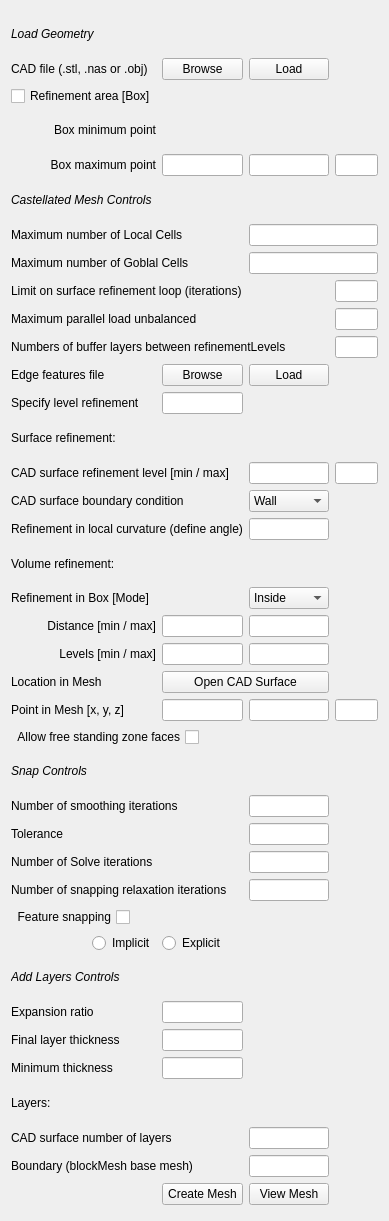
        <widget class="QWidget" name="scrollAreaWidgetContents_2">
         <property name="geometry">
          <rect>
           <x>0</x>
           <y>0</y>
           <width>389</width>
           <height>1221</height>
          </rect>
         </property>
         <layout class="QGridLayout" name="gridLayout_15">
          <item row="0" column="0">
           <layout class="QGridLayout" name="gridLayout_13">
            <property name="topMargin">
             <number>5</number>
            </property>
            <property name="bottomMargin">
             <number>5</number>
            </property>
            <item row="1" column="1">
             <widget class="QPushButton" name="pushButton_8">
              <property name="text">
               <string>Browse</string>
              </property>
             </widget>
            </item>
            <item row="4" column="0">
             <widget class="QLabel" name="label_79">
              <property name="layoutDirection">
               <enum>Qt::LeftToRight</enum>
              </property>
              <property name="text">
               <string>Box maximum point</string>
              </property>
              <property name="alignment">
               <set>Qt::AlignRight|Qt::AlignTrailing|Qt::AlignVCenter</set>
              </property>
             </widget>
            </item>
            <item row="8" column="3">
             <widget class="QLineEdit" name="lineEdit_79"/>
            </item>
            <item row="4" column="3">
             <widget class="QLineEdit" name="lineEdit_76"/>
            </item>
            <item row="6" column="2" colspan="2">
             <widget class="QLineEdit" name="lineEdit_77"/>
            </item>
            <item row="3" column="0">
             <widget class="QLabel" name="label_78">
              <property name="layoutDirection">
               <enum>Qt::LeftToRight</enum>
              </property>
              <property name="text">
               <string>Box minimum point</string>
              </property>
              <property name="alignment">
               <set>Qt::AlignRight|Qt::AlignTrailing|Qt::AlignVCenter</set>
              </property>
             </widget>
            </item>
            <item row="26" column="2">
             <widget class="QLineEdit" name="lineEdit_94"/>
            </item>
            <item row="19" column="0">
             <widget class="QLabel" name="label_94">
              <property name="text">
               <string>Distance [min / max]</string>
              </property>
              <property name="alignment">
               <set>Qt::AlignRight|Qt::AlignTrailing|Qt::AlignVCenter</set>
              </property>
             </widget>
            </item>
            <item row="37" column="2">
             <widget class="QLineEdit" name="lineEdit_101"/>
            </item>
            <item row="11" column="0">
             <widget class="QLabel" name="label_86">
              <property name="text">
               <string>Edge features file</string>
              </property>
             </widget>
            </item>
            <item row="7" column="0" colspan="2">
             <widget class="QLabel" name="label_82">
              <property name="text">
               <string>Maximum number of Goblal Cells</string>
              </property>
             </widget>
            </item>
            <item row="1" column="0">
             <widget class="QLabel" name="label_77">
              <property name="text">
               <string>CAD file (.stl, .nas or .obj)</string>
              </property>
             </widget>
            </item>
            <item row="10" column="3">
             <widget class="QLineEdit" name="lineEdit_81"/>
            </item>
            <item row="9" column="0" colspan="2">
             <widget class="QLabel" name="label_84">
              <property name="text">
               <string>Maximum parallel load unbalanced</string>
              </property>
             </widget>
            </item>
            <item row="1" column="2">
             <widget class="QPushButton" name="pushButton_9">
              <property name="text">
               <string>Load</string>
              </property>
             </widget>
            </item>
            <item row="10" column="0" colspan="3">
             <widget class="QLabel" name="label_85">
              <property name="text">
               <string>Numbers of buffer layers between refinementLevels</string>
              </property>
             </widget>
            </item>
            <item row="6" column="0" colspan="2">
             <widget class="QLabel" name="label_81">
              <property name="text">
               <string>Maximum number of Local Cells</string>
              </property>
             </widget>
            </item>
            <item row="27" column="0" colspan="2">
             <widget class="QLabel" name="label_102">
              <property name="text">
               <string>Number of Solve iterations</string>
              </property>
             </widget>
            </item>
            <item row="18" column="2">
             <widget class="QComboBox" name="comboBox_25">
              <item>
               <property name="text">
                <string>Inside</string>
               </property>
              </item>
              <item>
               <property name="text">
                <string>Outside</string>
               </property>
              </item>
              <item>
               <property name="text">
                <string>Distance</string>
               </property>
              </item>
             </widget>
            </item>
            <item row="14" column="0" colspan="2">
             <widget class="QLabel" name="label_89">
              <property name="text">
               <string>CAD surface refinement level [min / max]</string>
              </property>
             </widget>
            </item>
            <item row="5" column="0">
             <widget class="QLabel" name="label_80">
              <property name="font">
               <font>
                <italic>true</italic>
               </font>
              </property>
              <property name="text">
               <string>Castellated Mesh Controls</string>
              </property>
             </widget>
            </item>
            <item row="27" column="2">
             <widget class="QLineEdit" name="lineEdit_95"/>
            </item>
            <item row="4" column="2">
             <widget class="QLineEdit" name="lineEdit_75"/>
            </item>
            <item row="37" column="0" colspan="2">
             <widget class="QLabel" name="label_109">
              <property name="text">
               <string>Boundary (blockMesh base mesh)</string>
              </property>
             </widget>
            </item>
            <item row="28" column="2">
             <widget class="QLineEdit" name="lineEdit_96"/>
            </item>
            <item row="19" column="2">
             <widget class="QLineEdit" name="lineEdit_87"/>
            </item>
            <item row="21" column="1" colspan="2">
             <widget class="QPushButton" name="pushButton_12">
              <property name="text">
               <string>Open CAD Surface</string>
              </property>
             </widget>
            </item>
            <item row="25" column="2">
             <widget class="QLineEdit" name="lineEdit_93"/>
            </item>
            <item row="19" column="1">
             <widget class="QLineEdit" name="lineEdit_86"/>
            </item>
            <item row="28" column="0" colspan="2">
             <widget class="QLabel" name="label_103">
              <property name="text">
               <string>Number of snapping relaxation iterations</string>
              </property>
             </widget>
            </item>
            <item row="20" column="0">
             <widget class="QLabel" name="label_95">
              <property name="text">
               <string>Levels [min / max]</string>
              </property>
              <property name="alignment">
               <set>Qt::AlignRight|Qt::AlignTrailing|Qt::AlignVCenter</set>
              </property>
             </widget>
            </item>
            <item row="24" column="0">
             <widget class="QLabel" name="label_98">
              <property name="font">
               <font>
                <italic>true</italic>
               </font>
              </property>
              <property name="text">
               <string>Snap Controls</string>
              </property>
             </widget>
            </item>
            <item row="2" column="0">
             <widget class="QCheckBox" name="checkBox_4">
              <property name="text">
               <string>Refinement area [Box]</string>
              </property>
             </widget>
            </item>
            <item row="0" column="0">
             <widget class="QLabel" name="label_2">
              <property name="font">
               <font>
                <italic>true</italic>
               </font>
              </property>
              <property name="text">
               <string>Load Geometry</string>
              </property>
             </widget>
            </item>
            <item row="9" column="3">
             <widget class="QLineEdit" name="lineEdit_80"/>
            </item>
            <item row="4" column="1">
             <widget class="QLineEdit" name="lineEdit_74"/>
            </item>
            <item row="8" column="0" colspan="2">
             <widget class="QLabel" name="label_83">
              <property name="text">
               <string>Limit on surface refinement loop (iterations)</string>
              </property>
             </widget>
            </item>
            <item row="12" column="1">
             <widget class="QLineEdit" name="lineEdit_82"/>
            </item>
            <item row="17" column="0">
             <widget class="QLabel" name="label_92">
              <property name="text">
               <string>Volume refinement:</string>
              </property>
             </widget>
            </item>
            <item row="11" column="2">
             <widget class="QPushButton" name="pushButton_11">
              <property name="text">
               <string>Load</string>
              </property>
             </widget>
            </item>
            <item row="7" column="2" colspan="2">
             <widget class="QLineEdit" name="lineEdit_78"/>
            </item>
            <item row="22" column="0">
             <widget class="QLabel" name="label_97">
              <property name="text">
               <string>Point in Mesh [x, y, z]</string>
              </property>
             </widget>
            </item>
            <item row="13" column="0">
             <widget class="QLabel" name="label_88">
              <property name="text">
               <string>Surface refinement:</string>
              </property>
             </widget>
            </item>
            <item row="11" column="1">
             <widget class="QPushButton" name="pushButton_10">
              <property name="text">
               <string>Browse</string>
              </property>
             </widget>
            </item>
            <item row="20" column="1">
             <widget class="QLineEdit" name="lineEdit_88"/>
            </item>
            <item row="20" column="2">
             <widget class="QLineEdit" name="lineEdit_89"/>
            </item>
            <item row="21" column="0">
             <widget class="QLabel" name="label_96">
              <property name="text">
               <string>Location in Mesh</string>
              </property>
             </widget>
            </item>
            <item row="12" column="0">
             <widget class="QLabel" name="label_87">
              <property name="text">
               <string>Specify level refinement</string>
              </property>
             </widget>
            </item>
            <item row="15" column="2">
             <widget class="QComboBox" name="comboBox_24">
              <item>
               <property name="text">
                <string>Wall</string>
               </property>
              </item>
              <item>
               <property name="text">
                <string>Patch</string>
               </property>
              </item>
             </widget>
            </item>
            <item row="18" column="0" colspan="2">
             <widget class="QLabel" name="label_93">
              <property name="text">
               <string>Refinement in Box [Mode]</string>
              </property>
             </widget>
            </item>
            <item row="14" column="3">
             <widget class="QLineEdit" name="lineEdit_84"/>
            </item>
            <item row="14" column="2">
             <widget class="QLineEdit" name="lineEdit_83"/>
            </item>
            <item row="15" column="0" colspan="2">
             <widget class="QLabel" name="label_90">
              <property name="text">
               <string>CAD surface boundary condition</string>
              </property>
             </widget>
            </item>
            <item row="26" column="0" colspan="2">
             <widget class="QLabel" name="label_101">
              <property name="text">
               <string>Tolerance </string>
              </property>
             </widget>
            </item>
            <item row="16" column="0" colspan="2">
             <widget class="QLabel" name="label_91">
              <property name="text">
               <string>Refinement in local curvature (define angle)</string>
              </property>
             </widget>
            </item>
            <item row="25" column="0" colspan="2">
             <widget class="QLabel" name="label_100">
              <property name="text">
               <string>Number of smoothing iterations</string>
              </property>
             </widget>
            </item>
            <item row="22" column="1">
             <widget class="QLineEdit" name="lineEdit_90"/>
            </item>
            <item row="30" column="0" alignment="Qt::AlignRight">
             <widget class="QRadioButton" name="radioButton_8">
              <property name="text">
               <string>Implicit</string>
              </property>
             </widget>
            </item>
            <item row="30" column="1">
             <widget class="QRadioButton" name="radioButton_9">
              <property name="text">
               <string>Explicit</string>
              </property>
             </widget>
            </item>
            <item row="22" column="2">
             <widget class="QLineEdit" name="lineEdit_91"/>
            </item>
            <item row="22" column="3">
             <widget class="QLineEdit" name="lineEdit_92"/>
            </item>
            <item row="16" column="2">
             <widget class="QLineEdit" name="lineEdit_85"/>
            </item>
            <item row="23" column="0" colspan="2" alignment="Qt::AlignRight">
             <widget class="QCheckBox" name="checkBox_5">
              <property name="layoutDirection">
               <enum>Qt::RightToLeft</enum>
              </property>
              <property name="text">
               <string>Allow free standing zone faces</string>
              </property>
              <property name="tristate">
               <bool>false</bool>
              </property>
             </widget>
            </item>
            <item row="29" column="0" alignment="Qt::AlignRight">
             <widget class="QCheckBox" name="checkBox_6">
              <property name="layoutDirection">
               <enum>Qt::RightToLeft</enum>
              </property>
              <property name="text">
               <string>Feature snapping</string>
              </property>
             </widget>
            </item>
            <item row="31" column="0">
             <widget class="QLabel" name="label_99">
              <property name="font">
               <font>
                <italic>true</italic>
               </font>
              </property>
              <property name="text">
               <string>Add Layers Controls</string>
              </property>
             </widget>
            </item>
            <item row="35" column="0">
             <widget class="QLabel" name="label_107">
              <property name="text">
               <string>Layers:</string>
              </property>
             </widget>
            </item>
            <item row="32" column="0">
             <widget class="QLabel" name="label_104">
              <property name="text">
               <string>Expansion ratio</string>
              </property>
             </widget>
            </item>
            <item row="33" column="0">
             <widget class="QLabel" name="label_105">
              <property name="text">
               <string>Final layer thickness</string>
              </property>
             </widget>
            </item>
            <item row="32" column="1">
             <widget class="QLineEdit" name="lineEdit_97"/>
            </item>
            <item row="33" column="1">
             <widget class="QLineEdit" name="lineEdit_98"/>
            </item>
            <item row="34" column="0">
             <widget class="QLabel" name="label_106">
              <property name="text">
               <string>Minimum thickness</string>
              </property>
             </widget>
            </item>
            <item row="34" column="1">
             <widget class="QLineEdit" name="lineEdit_99"/>
            </item>
            <item row="36" column="0" colspan="2">
             <widget class="QLabel" name="label_108">
              <property name="text">
               <string>CAD surface number of layers</string>
              </property>
             </widget>
            </item>
            <item row="36" column="2">
             <widget class="QLineEdit" name="lineEdit_100"/>
            </item>
            <item row="38" column="1">
             <widget class="QPushButton" name="pushButton_13">
              <property name="text">
               <string>Create Mesh</string>
              </property>
             </widget>
            </item>
            <item row="38" column="2">
             <widget class="QPushButton" name="pushButton_14">
              <property name="text">
               <string>View Mesh</string>
              </property>
             </widget>
            </item>
           </layout>
          </item>
         </layout>
        </widget>
